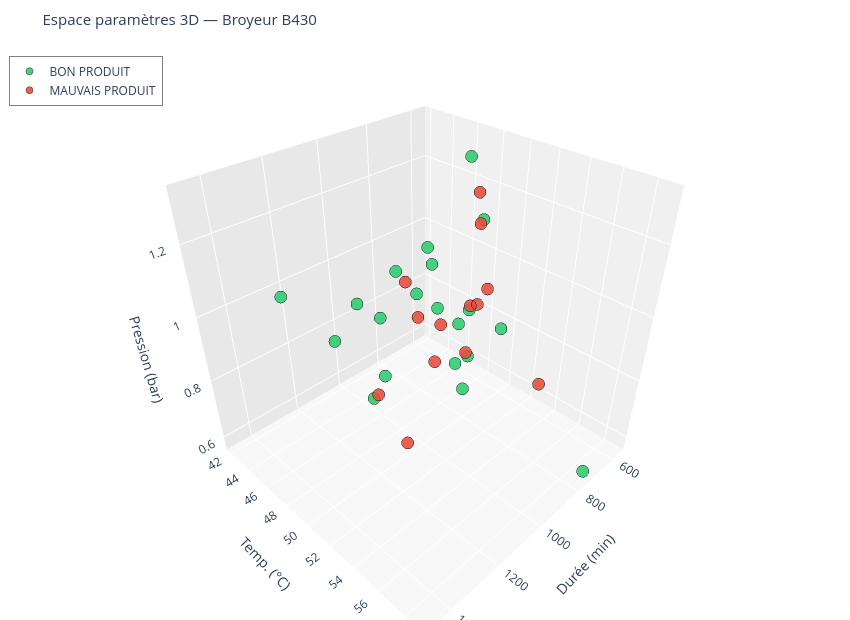

Notebook code for this chart:
### Markdown cell above
## 3b. Visualisation 3D interactive (Plotly)
Rotation libre à la souris, zoom, hover sur chaque lot.

### Code cell
import plotly.graph_objects as go

fig_3d = go.Figure()

for label_val, label_name, color in [(1, 'BON PRODUIT', '#2ecc71'), (0, 'MAUVAIS PRODUIT', '#e74c3c')]:
    mask = y == label_val
    fig_3d.add_trace(go.Scatter3d(
        x=X_raw[mask, 0],
        y=X_raw[mask, 1],
        z=X_raw[mask, 2],
        mode='markers',
        name=label_name,
        marker=dict(size=7, color=color, opacity=0.88, line=dict(color='black', width=0.5)),
        text=df.loc[mask, 'Lot'].astype(str),
        hovertemplate=(
            '<b>Lot %{text}</b><br>'
            'Durée : %{x:.0f} min<br>'
            'Temp. : %{y:.2f} °C<br>'
            'Pression : %{z:.3f} bar<br>'
            '<extra>%{fullData.name}</extra>'
        ),
    ))

fig_3d.update_layout(
    title=dict(text='Espace paramètres 3D — Broyeur B430', font=dict(size=15)),
    scene=dict(
        xaxis_title='Durée (min)',
        yaxis_title='Temp. (°C)',
        zaxis_title='Pression (bar)',
        xaxis=dict(backgroundcolor='#f0f0f0'),
        yaxis=dict(backgroundcolor='#e8e8e8'),
        zaxis=dict(backgroundcolor='#f8f8f8'),
    ),
    legend=dict(x=0.01, y=0.99, bgcolor='rgba(255,255,255,0.8)', bordercolor='grey', borderwidth=1),
    width=850,
    height=620,
    margin=dict(l=0, r=0, t=50, b=0),
)

fig_3d.show()

### Figure 1 — Plotly figure (JSON) as saved in the notebook; plotly's stock layout.template omitted (floating-point values rounded to 4 significant figures)
{"data": [{"hovertemplate": "<b>Lot %{text}</b><br>Durée : %{x:.0f} min<br>Temp. : %{y:.2f} °C<br>Pression : %{z:.3f} bar<br><extra>%{fullData.name}</extra>", "marker": {"color": "#2ecc71", "line": {"color": "black", "width": 0.5}, "opacity": 0.88, "size": 7}, "mode": "markers", "name": "BON PRODUIT", "text": ["25060446", "25110702", "25200590", "26020520", "26130338", "26160263", "25020346", "25050370", "25050372", "25060444", "25060445", "25060447", "25110700", "25110701", "25110704", "25140527", "26040643", "26160264", "25190285", "25020345"], "type": "scatter3d", "x": [1472.0, 560.0, 1054.0, 741.0, 721.0, 1022.0, 1019.0, 725.0, 1114.0, 923.0, 775.0, 939.0, 755.0, 778.0, 641.0, 751.0, 715.0, 873.0, 1025.0, 709.8], "y": [49.69, 49.3, 42.77, 58.86, 49.75, 46.98, 46.68, 48.14, 47.82, 48.91, 43.2, 49.54, 49.49, 48.82, 47.67, 49.12, 48.52, 48.84, 44.67, 43.94], "z": [1.211, 0.76, 0.772, 0.575, 1.171, 0.734, 0.922, 0.818, 0.72, 1.14, 0.92, 1.109, 0.747, 0.714, 0.825, 0.613, 1.321, 0.942, 0.928, 0.833]}, {"hovertemplate": "<b>Lot %{text}</b><br>Durée : %{x:.0f} min<br>Temp. : %{y:.2f} °C<br>Pression : %{z:.3f} bar<br><extra>%{fullData.name}</extra>", "marker": {"color": "#e74c3c", "line": {"color": "black", "width": 0.5}, "opacity": 0.88, "size": 7}, "mode": "markers", "name": "MAUVAIS PRODUIT", "text": ["25500396", "26030732", "26030731", "26020521", "25050371", "25110705", "25480433", "26040641", "26040642", "26160265", "25140526", "25050369", "26020519"], "type": "scatter3d", "x": [841.0, 893.0, 1185.0, 679.8, 668.0, 737.0, 885.0, 745.0, 669.0, 771.0, 912.0, 760.2, 1200.0], "y": [51.43, 49.01, 49.84, 54.25, 42.0, 49.6, 51.39, 49.91, 49.54, 49.8, 49.81, 45.01, 52.46], "z": [0.994, 0.776, 0.821, 0.729, 0.824, 1.247, 0.86, 1.169, 0.943, 0.931, 0.925, 0.789, 0.743]}], "layout": {"height": 620, "legend": {"bgcolor": "rgba(255,255,255,0.8)", "bordercolor": "grey", "borderwidth": 1, "x": 0.01, "y": 0.99}, "margin": {"b": 0, "l": 0, "r": 0, "t": 50}, "scene": {"xaxis": {"backgroundcolor": "#f0f0f0", "title": {"text": "Durée (min)"}}, "yaxis": {"backgroundcolor": "#e8e8e8", "title": {"text": "Temp. (°C)"}}, "zaxis": {"backgroundcolor": "#f8f8f8", "title": {"text": "Pression (bar)"}}}, "title": {"font": {"size": 15}, "text": "Espace paramètres 3D — Broyeur B430"}, "width": 850}}
